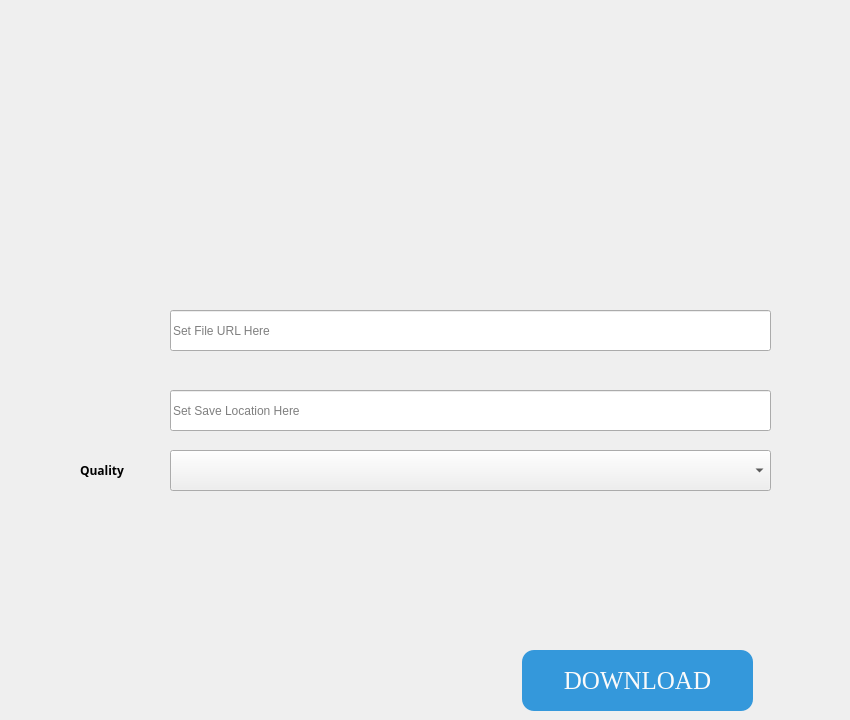
   <widget class="QWidget" name="page_5">
    <widget class="QLineEdit" name="lineEdit_7">
     <property name="geometry">
      <rect>
       <x>170</x>
       <y>310</y>
       <width>601</width>
       <height>41</height>
      </rect>
     </property>
     <property name="placeholderText">
      <string>Set File URL Here</string>
     </property>
    </widget>
    <widget class="QPushButton" name="pushButton_13">
     <property name="geometry">
      <rect>
       <x>522</x>
       <y>650</y>
       <width>231</width>
       <height>61</height>
      </rect>
     </property>
     <property name="styleSheet">
      <string notr="true">#pushButton_13 {
  background: #3498db;
  background-image: -webkit-linear-gradient(top, #3498db, #2980b9);
  background-image: -moz-linear-gradient(top, #3498db, #2980b9);
  background-image: -ms-linear-gradient(top, #3498db, #2980b9);
  background-image: -o-linear-gradient(top, #3498db, #2980b9);
  background-image: linear-gradient(to bottom, #3498db, #2980b9);

  
  border-radius: 12px;

  font-family: Georgia;
  color: #fafafa;
  font-size: 25px;
  padding: 10px;
  text-decoration: none;
}

#pushButton_13:hover {
  background: #3cb0fd;
  background-image: -webkit-linear-gradient(top, #3cb0fd, #3498db);
  background-image: -moz-linear-gradient(top, #3cb0fd, #3498db);
  background-image: -ms-linear-gradient(top, #3cb0fd, #3498db);
  background-image: -o-linear-gradient(top, #3cb0fd, #3498db);
  background-image: linear-gradient(to bottom, #3cb0fd, #3498db);
  text-decoration: none;
}</string>
     </property>
     <property name="text">
      <string>DOWNLOAD</string>
     </property>
    </widget>
    <widget class="QLineEdit" name="lineEdit_8">
     <property name="geometry">
      <rect>
       <x>170</x>
       <y>390</y>
       <width>601</width>
       <height>41</height>
      </rect>
     </property>
     <property name="placeholderText">
      <string>Set Save Location Here</string>
     </property>
    </widget>
    <widget class="QPushButton" name="pushButton_14">
     <property name="geometry">
      <rect>
       <x>110</x>
       <y>390</y>
       <width>51</width>
       <height>41</height>
      </rect>
     </property>
     <property name="styleSheet">
      <string notr="true">#pushButton_14:hover {
text-decoration: none;
  padding: 10px 20px 10px 20px;
	border: solid #0a0a0a 3px;
  text-decoration: none;
	border: solid #050505 2px;
}
</string>
     </property>
     <property name="text">
      <string/>
     </property>
     <property name="icon">
      <iconset resource="photo/browse.qrc">
       <normaloff>:/newPrefix/browse.png</normaloff>:/newPrefix/browse.png</iconset>
     </property>
     <property name="iconSize">
      <size>
       <width>60</width>
       <height>50</height>
      </size>
     </property>
     <property name="flat">
      <bool>true</bool>
     </property>
    </widget>
    <widget class="QComboBox" name="comboBox_3">
     <property name="geometry">
      <rect>
       <x>170</x>
       <y>450</y>
       <width>601</width>
       <height>41</height>
      </rect>
     </property>
    </widget>
    <widget class="QLabel" name="label_15">
     <property name="geometry">
      <rect>
       <x>80</x>
       <y>460</y>
       <width>81</width>
       <height>21</height>
      </rect>
     </property>
     <property name="font">
      <font>
       <family>8514oem</family>
       <weight>75</weight>
       <italic>false</italic>
       <bold>true</bold>
       <underline>false</underline>
       <strikeout>false</strikeout>
      </font>
     </property>
     <property name="text">
      <string>Quality</string>
     </property>
    </widget>
    <widget class="QLabel" name="label_22">
     <property name="geometry">
      <rect>
       <x>430</x>
       <y>20</y>
       <width>411</width>
       <height>141</height>
      </rect>
     </property>
     <property name="text">
      <string/>
     </property>
     <property name="pixmap">
      <pixmap resource="photo/browse.qrc">:/newPrefix/facelogo.png</pixmap>
     </property>
     <property name="scaledContents">
      <bool>true</bool>
     </property>
    </widget>
   </widget>
